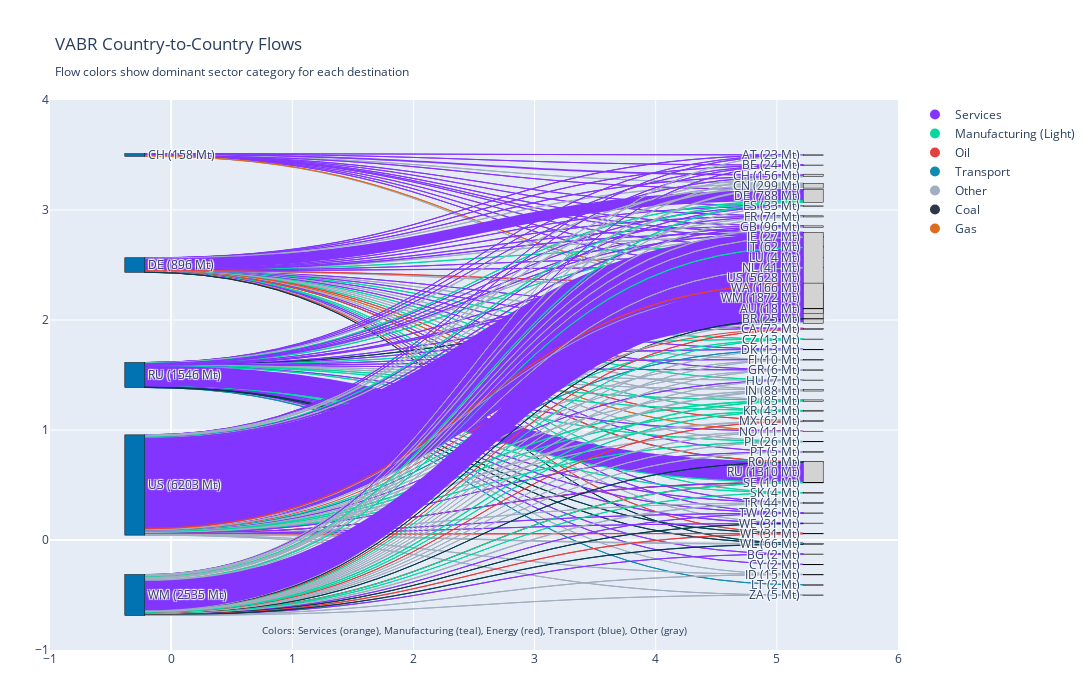

The code cell stored with this chart in its notebook:
### Code cell
def create_multi_country_flows_sankey(
    allocation_matrix,
    sector_to_category,
    consumers=['US', 'WM', 'RU', 'DE', 'CH'],
    min_flow_threshold=1
):
    """
    Show flows from multiple consuming countries to destination countries.
    Flow colors represent the dominant sector category for each destination.
    """
    # Prepare data
    allocation_matrix = allocation_matrix.copy()
    allocation_matrix['allocated_emissions_mt'] = allocation_matrix['allocated_emissions'] / 1e6
    allocation_matrix['sector_category'] = allocation_matrix['producing_sector'].map(sector_to_category).fillna('Other')
    
    # Filter for selected consuming countries
    selected_flows = allocation_matrix[allocation_matrix['consuming_region'].isin(consumers)].copy()
    
    # Aggregate by consumer → producing country
    country_flows = selected_flows.groupby([
        'consuming_region', 'producing_country'
    ])['allocated_emissions_mt'].sum().reset_index()
    
    # Filter significant flows
    significant_flows = country_flows[country_flows['allocated_emissions_mt'] >= min_flow_threshold]
    
    # For each flow, determine dominant sector category for coloring
    flow_colors_data = []
    for _, flow_row in significant_flows.iterrows():
        consumer = flow_row['consuming_region']
        producer = flow_row['producing_country']
        
        # Get sector breakdown for this specific flow
        flow_sectors = selected_flows[
            (selected_flows['consuming_region'] == consumer) & 
            (selected_flows['producing_country'] == producer)
        ]
        
        # Find dominant sector category
        sector_totals = flow_sectors.groupby('sector_category')['allocated_emissions_mt'].sum()
        dominant_sector = sector_totals.idxmax() if not sector_totals.empty else 'Other'
        
        flow_colors_data.append({
            'consuming_region': consumer,
            'producing_country': producer,
            'allocated_emissions_mt': flow_row['allocated_emissions_mt'],
            'dominant_sector': dominant_sector
        })
    
    flows_df = pd.DataFrame(flow_colors_data)
    
    if flows_df.empty:
        print("No flows above threshold")
        return None
    
    # Create nodes
    consumers_list = flows_df['consuming_region'].unique()
    producers_list = flows_df['producing_country'].unique()
    
    # Consumer labels
    consumer_totals = flows_df.groupby('consuming_region')['allocated_emissions_mt'].sum()
    consumer_labels = [f"{c}\n({consumer_totals[c]:.0f} Mt)" for c in consumers_list]
    
    # Producer labels
    producer_totals = flows_df.groupby('producing_country')['allocated_emissions_mt'].sum()
    producer_labels = [f"{p}\n({producer_totals[p]:.0f} Mt)" for p in producers_list]
    
    all_labels = consumer_labels + producer_labels
    
    # Node colors: consumers blue, producers gray
    node_colors = ['#0173B2'] * len(consumers_list) + ['#D3D3D3'] * len(producers_list)
    
    # Flow colors by dominant sector
    sector_colors = {
        'Services': "#8235FF",        # Orange
        'construction': '#F7931E',    # Orange-red  
        'trade': '#FFD23F',          # Yellow
        'Manufacturing (Light)': '#06D6A0',  # Teal
        'Transport': '#118AB2',       # Blue
        'Agriculture': '#073B4C',     # Dark blue
        'Coal': '#2D3748',           # Dark gray
        'Oil': '#E53E3E',            # Red
        'Gas': '#DD6B20',            # Orange-red
        'Metals': '#718096',         # Gray
        'Other': '#A0AEC0'           # Light gray
    }
    
    # Create mappings
    consumer_idx = {c: i for i, c in enumerate(consumers_list)}
    producer_idx = {p: i + len(consumers_list) for i, p in enumerate(producers_list)}
    
    # Create flows
    sources = []
    targets = []
    values = []
    link_colors = []
    
    for _, row in flows_df.iterrows():
        sources.append(consumer_idx[row['consuming_region']])
        targets.append(producer_idx[row['producing_country']])
        values.append(row['allocated_emissions_mt'])
        
        # Color by dominant sector
        color = sector_colors.get(row['dominant_sector'], '#A0AEC0')
        link_colors.append(color)
    
    # Create Sankey
    fig = go.Figure(data=[go.Sankey(
        node=dict(
            pad=15,
            thickness=20,
            line=dict(color="black", width=0.5),
            label=all_labels,
            color=node_colors,
            x=[0.1] * len(consumers_list) + [0.9] * len(producers_list),
            y=np.linspace(0.1, 0.9, len(consumers_list)).tolist() + 
              np.linspace(0.1, 0.9, len(producers_list)).tolist()
        ),
        link=dict(
            source=sources,
            target=targets,
            value=values,
            color=link_colors
        )
    )])
    
    fig.update_layout(
        title="VABR Country-to-Country Flows<br><sub>Flow colors show dominant sector category for each destination</sub>",
        font_size=12,
        width=1200,
        height=700,
        margin=dict(l=50, r=50, t=100, b=50),
        annotations=[
            dict(
                x=0.5, y=0.02, xref='paper', yref='paper',
                text="Colors: Services (orange), Manufacturing (teal), Energy (red), Transport (blue), Other (gray)",
                showarrow=False, font=dict(size=10),
                align="center"
            )
        ]
    )
    # Add legend for sectors
    fig.add_trace(go.Scatter(
        x=[None], y=[None],
        mode='markers',
        marker=dict(size=10, color="#8235FF"),
        name='Services'
    ))
    fig.add_trace(go.Scatter(
        x=[None], y=[None],
        mode='markers',
        marker=dict(size=10, color="#06D6A0"),
        name='Manufacturing (Light)'
    ))
    fig.add_trace(go.Scatter(
        x=[None], y=[None],
        mode='markers',
        marker=dict(size=10, color="#E53E3E"),
        name='Oil'
    ))
    fig.add_trace(go.Scatter(
        x=[None], y=[None],
        mode='markers',
        marker=dict(size=10, color="#118AB2"),
        name='Transport'
    ))
    fig.add_trace(go.Scatter(
        x=[None], y=[None],
        mode='markers',
        marker=dict(size=10, color="#A0AEC0"),
        name='Other'
    ))

    fig.add_trace(go.Scatter(
        x=[None], y=[None],     
        mode='markers',
        marker=dict(size=10, color="#2D3748"),
        name='Coal'
    ))

    fig.add_trace(go.Scatter(
        x=[None], y=[None],       
        mode='markers', 
        marker=dict(size=10, color="#DD6B20"),
        name='Gas'  
    ))

    return fig
fig= create_multi_country_flows_sankey(flows_df, sector_to_category)
fig.show()

### Figure 1 — Plotly figure (JSON) as saved in the notebook; plotly's stock layout.template omitted (floating-point values rounded to 4 significant figures; data arrays with more than 128 entries replaced by an {"elided": "..."} marker saying what was removed)
{"data": [{"link": {"color": {"elided": "174 str values"}, "source": {"elided": "174 int values"}, "target": {"elided": "174 int values"}, "value": {"elided": "174 float values"}}, "node": {"color": ["#0173B2", "#0173B2", "#0173B2", "#0173B2", "#0173B2", "#D3D3D3", "#D3D3D3", "#D3D3D3", "#D3D3D3", "#D3D3D3", "#D3D3D3", "#D3D3D3", "#D3D3D3", "#D3D3D3", "#D3D3D3", "#D3D3D3", "#D3D3D3", "#D3D3D3", "#D3D3D3", "#D3D3D3", "#D3D3D3", "#D3D3D3", "#D3D3D3", "#D3D3D3", "#D3D3D3", "#D3D3D3", "#D3D3D3", "#D3D3D3", "#D3D3D3", "#D3D3D3", "#D3D3D3", "#D3D3D3", "#D3D3D3", "#D3D3D3", "#D3D3D3", "#D3D3D3", "#D3D3D3", "#D3D3D3", "#D3D3D3", "#D3D3D3", "#D3D3D3", "#D3D3D3", "#D3D3D3", "#D3D3D3", "#D3D3D3", "#D3D3D3", "#D3D3D3", "#D3D3D3", "#D3D3D3"], "label": ["CH\n(158 Mt)", "DE\n(896 Mt)", "RU\n(1546 Mt)", "US\n(6203 Mt)", "WM\n(2535 Mt)", "AT\n(23 Mt)", "BE\n(24 Mt)", "CH\n(156 Mt)", "CN\n(299 Mt)", "DE\n(788 Mt)", "ES\n(33 Mt)", "FR\n(71 Mt)", "GB\n(96 Mt)", "IE\n(27 Mt)", "IT\n(62 Mt)", "LU\n(4 Mt)", "NL\n(41 Mt)", "US\n(5628 Mt)", "WA\n(166 Mt)", "WM\n(1872 Mt)", "AU\n(18 Mt)", "BR\n(25 Mt)", "CA\n(72 Mt)", "CZ\n(13 Mt)", "DK\n(13 Mt)", "FI\n(10 Mt)", "GR\n(6 Mt)", "HU\n(7 Mt)", "IN\n(88 Mt)", "JP\n(85 Mt)", "KR\n(43 Mt)", "MX\n(62 Mt)", "NO\n(11 Mt)", "PL\n(26 Mt)", "PT\n(5 Mt)", "RO\n(8 Mt)", "RU\n(1310 Mt)", "SE\n(16 Mt)", "SK\n(4 Mt)", "TR\n(44 Mt)", "TW\n(26 Mt)", "WE\n(31 Mt)", "WF\n(31 Mt)", "WL\n(66 Mt)", "BG\n(2 Mt)", "CY\n(2 Mt)", "ID\n(15 Mt)", "LT\n(2 Mt)", "ZA\n(5 Mt)"], "line": {"color": "black", "width": 0.5}, "pad": 15, "thickness": 20, "x": [0.1, 0.1, 0.1, 0.1, 0.1, 0.9, 0.9, 0.9, 0.9, 0.9, 0.9, 0.9, 0.9, 0.9, 0.9, 0.9, 0.9, 0.9, 0.9, 0.9, 0.9, 0.9, 0.9, 0.9, 0.9, 0.9, 0.9, 0.9, 0.9, 0.9, 0.9, 0.9, 0.9, 0.9, 0.9, 0.9, 0.9, 0.9, 0.9, 0.9, 0.9, 0.9, 0.9, 0.9, 0.9, 0.9, 0.9, 0.9, 0.9], "y": [0.1, 0.3, 0.5, 0.7, 0.9, 0.1, 0.1186, 0.1372, 0.1558, 0.1744, 0.193, 0.2116, 0.2302, 0.2488, 0.2674, 0.286, 0.3047, 0.3233, 0.3419, 0.3605, 0.3791, 0.3977, 0.4163, 0.4349, 0.4535, 0.4721, 0.4907, 0.5093, 0.5279, 0.5465, 0.5651, 0.5837, 0.6023, 0.6209, 0.6395, 0.6581, 0.6767, 0.6953, 0.714, 0.7326, 0.7512, 0.7698, 0.7884, 0.807, 0.8256, 0.8442, 0.8628, 0.8814, 0.9]}, "type": "sankey"}, {"marker": {"color": "#8235FF", "size": 10}, "mode": "markers", "name": "Services", "type": "scatter", "x": [null], "y": [null]}, {"marker": {"color": "#06D6A0", "size": 10}, "mode": "markers", "name": "Manufacturing (Light)", "type": "scatter", "x": [null], "y": [null]}, {"marker": {"color": "#E53E3E", "size": 10}, "mode": "markers", "name": "Oil", "type": "scatter", "x": [null], "y": [null]}, {"marker": {"color": "#118AB2", "size": 10}, "mode": "markers", "name": "Transport", "type": "scatter", "x": [null], "y": [null]}, {"marker": {"color": "#A0AEC0", "size": 10}, "mode": "markers", "name": "Other", "type": "scatter", "x": [null], "y": [null]}, {"marker": {"color": "#2D3748", "size": 10}, "mode": "markers", "name": "Coal", "type": "scatter", "x": [null], "y": [null]}, {"marker": {"color": "#DD6B20", "size": 10}, "mode": "markers", "name": "Gas", "type": "scatter", "x": [null], "y": [null]}], "layout": {"annotations": [{"align": "center", "font": {"size": 10}, "showarrow": false, "text": "Colors: Services (orange), Manufacturing (teal), Energy (red), Transport (blue), Other (gray)", "x": 0.5, "xref": "paper", "y": 0.02, "yref": "paper"}], "font": {"size": 12}, "height": 700, "margin": {"b": 50, "l": 50, "r": 50, "t": 100}, "title": {"text": "VABR Country-to-Country Flows<br><sub>Flow colors show dominant sector category for each destination</sub>"}, "width": 1200}}
